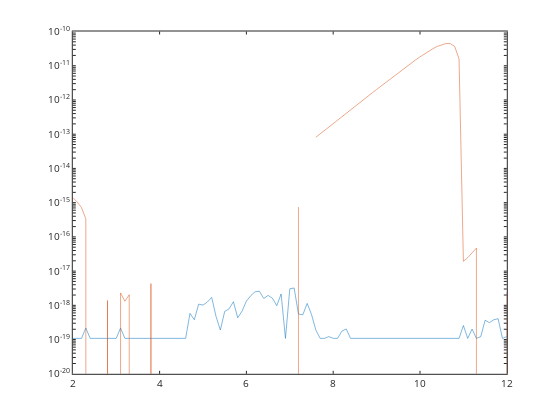

Notebook code for this chart:
### Code cell
semilogy(pH,MASSERR,pH,PMASSERR)

### Figure 1 — Plotly figure (JSON) as saved in the notebook; plotly's stock layout.template omitted (floating-point values rounded to 4 significant figures)
{"data": [{"line": {"color": "rgb(0,113,188)", "dash": "solid", "width": 0.5}, "marker": {"color": "rgb(0,113,188)", "line": {"color": "rgb(0,113,188)"}, "size": 6, "symbol": "none"}, "mode": "lines", "name": "", "showlegend": false, "type": "scatter", "visibility": true, "x": [2, 2.1, 2.2, 2.3, 2.4, 2.5, 2.6, 2.7, 2.8, 2.9, 3, 3.1, 3.2, 3.3, 3.4, 3.5, 3.6, 3.7, 3.8, 3.9, 4, 4.1, 4.2, 4.3, 4.4, 4.5, 4.6, 4.7, 4.8, 4.9, 5, 5.1, 5.2, 5.3, 5.4, 5.5, 5.6, 5.7, 5.8, 5.9, 6, 6.1, 6.2, 6.3, 6.4, 6.5, 6.6, 6.7, 6.8, 6.9, 7, 7.1, 7.2, 7.3, 7.4, 7.5, 7.6, 7.7, 7.8, 7.9, 8, 8.1, 8.2, 8.3, 8.4, 8.5, 8.6, 8.7, 8.8, 8.9, 9, 9.1, 9.2, 9.3, 9.4, 9.5, 9.6, 9.7, 9.8, 9.9, 10, 10.1, 10.2, 10.3, 10.4, 10.5, 10.6, 10.7, 10.8, 10.9, 11, 11.1, 11.2, 11.3, 11.4, 11.5, 11.6, 11.7, 11.8, 11.9, 12], "xaxis": "x", "y": [1.084e-19, 1.084e-19, 1.084e-19, 2.168e-19, 1.084e-19, 1.084e-19, 1.084e-19, 1.084e-19, 1.084e-19, 1.084e-19, 1.084e-19, 2.168e-19, 1.084e-19, 1.084e-19, 1.084e-19, 1.084e-19, 1.084e-19, 1.084e-19, 1.084e-19, 1.084e-19, 1.084e-19, 1.084e-19, 1.084e-19, 1.084e-19, 1.084e-19, 1.084e-19, 1.084e-19, 5.828e-19, 3.795e-19, 1.084e-18, 1.016e-18, 1.247e-18, 1.708e-18, 4.743e-19, 1.897e-19, 6.641e-19, 7.86e-19, 1.274e-18, 4.337e-19, 6.776e-19, 1.328e-18, 1.911e-18, 2.494e-18, 2.575e-18, 1.586e-18, 1.952e-18, 1.613e-18, 9.758e-19, 2.155e-18, 1.084e-19, 3.049e-18, 3.212e-18, 5.557e-19, 5.285e-19, 1.138e-18, 5.421e-19, 1.897e-19, 1.084e-19, 1.084e-19, 1.22e-19, 1.084e-19, 1.084e-19, 1.762e-19, 2.033e-19, 1.084e-19, 1.084e-19, 1.084e-19, 1.084e-19, 1.084e-19, 1.084e-19, 1.084e-19, 1.084e-19, 1.084e-19, 1.084e-19, 1.084e-19, 1.084e-19, 1.084e-19, 1.084e-19, 1.084e-19, 1.084e-19, 1.084e-19, 1.084e-19, 1.084e-19, 1.084e-19, 1.084e-19, 1.084e-19, 1.084e-19, 1.084e-19, 1.084e-19, 1.084e-19, 2.575e-19, 1.084e-19, 2.033e-19, 1.084e-19, 1.22e-19, 3.659e-19, 3.117e-19, 3.795e-19, 4.066e-19, 1.084e-19, 1.22e-19], "yaxis": "y"}, {"line": {"color": "rgb(216,82,24)", "dash": "solid", "width": 0.5}, "marker": {"color": "rgb(216,82,24)", "line": {"color": "rgb(216,82,24)"}, "size": 6, "symbol": "none"}, "mode": "lines", "name": "", "showlegend": false, "type": "scatter", "visibility": true, "x": [2, 2.1, 2.2, 2.3, 2.4, 2.5, 2.6, 2.7, 2.8, 2.9, 3, 3.1, 3.2, 3.3, 3.4, 3.5, 3.6, 3.7, 3.8, 3.9, 4, 4.1, 4.2, 4.3, 4.4, 4.5, 4.6, 4.7, 4.8, 4.9, 5, 5.1, 5.2, 5.3, 5.4, 5.5, 5.6, 5.7, 5.8, 5.9, 6, 6.1, 6.2, 6.3, 6.4, 6.5, 6.6, 6.7, 6.8, 6.9, 7, 7.1, 7.2, 7.3, 7.4, 7.5, 7.6, 7.7, 7.8, 7.9, 8, 8.1, 8.2, 8.3, 8.4, 8.5, 8.6, 8.7, 8.8, 8.9, 9, 9.1, 9.2, 9.3, 9.4, 9.5, 9.6, 9.7, 9.8, 9.9, 10, 10.1, 10.2, 10.3, 10.4, 10.5, 10.6, 10.7, 10.8, 10.9, 11, 11.1, 11.2, 11.3, 11.4, 11.5, 11.6, 11.7, 11.8, 11.9, 12], "xaxis": "x", "y": [1.407e-15, 1.048e-15, 7.183e-16, 3.368e-16, -2.512e-16, -3.89e-18, -5.421e-19, -4.879e-19, 1.382e-18, -1.884e-18, -3.754e-18, 2.304e-18, 1.315e-18, 2.033e-18, -2.439e-18, -5.204e-18, -1.133e-17, -5.329e-17, 4.323e-18, -2.941e-18, -1.21e-10, -1.138e-10, -7.194e-11, -4.067e-11, -2.206e-11, -1.179e-11, -5.892e-12, -2.413e-12, -9.938e-13, null, null, null, null, null, null, -1.356e-14, null, null, null, null, null, null, null, null, -3.278e-15, null, null, null, null, null, -5.363e-15, -3.653e-15, 7.422e-16, null, 2.776e-14, null, 8.112e-14, 1.026e-13, 1.292e-13, 1.626e-13, 2.047e-13, 2.575e-13, 3.242e-13, 4.08e-13, 5.133e-13, 6.458e-13, 8.122e-13, 1.021e-12, 1.284e-12, 1.613e-12, 2.026e-12, 2.543e-12, 3.19e-12, 3.996e-12, 5.001e-12, 6.248e-12, 7.79e-12, 9.686e-12, 1.2e-11, 1.481e-11, 1.816e-11, 2.211e-11, 2.663e-11, 3.161e-11, 3.677e-11, 4.15e-11, 4.464e-11, 4.415e-11, 3.65e-11, 1.569e-11, 1.927e-17, 2.476e-17, 3.373e-17, 4.704e-17, -1.71e-16, -5.164e-18, -4.608e-18, -3.077e-16, -3.659e-19, -2.155e-18, 2.439e-18], "yaxis": "y"}], "layout": {"height": 420, "hovermode": "closest", "margin": {"b": 0, "l": 0, "r": 0, "t": 0}, "plot_bgcolor": "rgba(0,0,0,0)", "showlegend": false, "width": 560, "xaxis": {"anchor": "y", "autorange": false, "domain": [0.13, 0.905], "exponentformat": "none", "gridcolor": "rgba(38,38,38,0.15)", "gridwidth": 1, "linecolor": "rgb(38,38,38)", "linewidth": 1, "mirror": "ticks", "range": [2, 12], "showgrid": false, "showline": true, "side": "bottom", "spikedash": "solid", "spikemode": "across", "spikesides": false, "spikethickness": 1, "tickangle": 0, "tickcolor": "rgb(38,38,38)", "tickfont": {"color": "rgb(38,38,38)", "size": 10}, "ticklen": 3, "ticks": "inside", "ticktext": ["2", "4", "6", "8", "10", "12"], "tickvals": [2, 4, 6, 8, 10, 12], "title": {"font": {"color": "rgb(0,0,0)", "size": 11}, "text": ""}, "type": "linear", "visible": true, "zeroline": false}, "yaxis": {"anchor": "x", "autorange": false, "domain": [0.11, 0.925], "exponentformat": "none", "gridcolor": "rgba(38,38,38,0.15)", "gridwidth": 1, "linecolor": "rgb(38,38,38)", "linewidth": 1, "mirror": "ticks", "range": [-20, -10], "showgrid": false, "showline": true, "side": "left", "spikedash": "solid", "spikemode": "across", "spikesides": false, "spikethickness": 1, "tickangle": 0, "tickcolor": "rgb(38,38,38)", "tickfont": {"color": "rgb(38,38,38)", "size": 10}, "ticklen": 3, "ticks": "inside", "ticktext": ["10<sup>-20</sup>", "", "", "", "", "", "", "", "", "10<sup>-19</sup>", "", "", "", "", "", "", "", "", "10<sup>-18</sup>", "", "", "", "", "", "", "", "", "10<sup>-17</sup>", "", "", "", "", "", "", "", "", "10<sup>-16</sup>", "", "", "", "", "", "", "", "", "10<sup>-15</sup>", "", "", "", "", "", "", "", "", "10<sup>-14</sup>", "", "", "", "", "", "", "", "", "10<sup>-13</sup>", "", "", "", "", "", "", "", "", "10<sup>-12</sup>", "", "", "", "", "", "", "", "", "10<sup>-11</sup>", "", "", "", "", "", "", "", "", "10<sup>-10</sup>"], "tickvals": [1e-20, 2e-20, 3e-20, 4e-20, 5e-20, 6e-20, 7e-20, 8e-20, 9e-20, 1e-19, 2e-19, 3e-19, 4e-19, 5e-19, 6e-19, 7e-19, 8e-19, 9e-19, 1e-18, 2e-18, 3e-18, 4e-18, 5e-18, 6e-18, 7e-18, 8e-18, 9e-18, 1e-17, 2e-17, 3e-17, 4e-17, 5e-17, 6e-17, 7e-17, 8e-17, 9e-17, 1e-16, 2e-16, 3e-16, 4e-16, 5e-16, 6e-16, 7e-16, 8e-16, 9e-16, 1e-15, 2e-15, 3e-15, 4e-15, 5e-15, 6e-15, 7e-15, 8e-15, 9e-15, 1e-14, 2e-14, 3e-14, 4e-14, 5e-14, 6e-14, 7e-14, 8e-14, 9e-14, 1e-13, 2e-13, 3e-13, 4e-13, 5e-13, 6e-13, 7e-13, 8e-13, 9e-13, 1e-12, 2e-12, 3e-12, 4e-12, 5e-12, 6e-12, 7e-12, 8e-12, 9e-12, 1e-11, 2e-11, 3e-11, 4e-11, 5e-11, 6e-11, 7e-11, 8e-11, 9e-11, 1e-10], "title": {"font": {"color": "rgb(0,0,0)", "size": 11}, "text": ""}, "type": "log", "visible": true, "zeroline": false}}}
